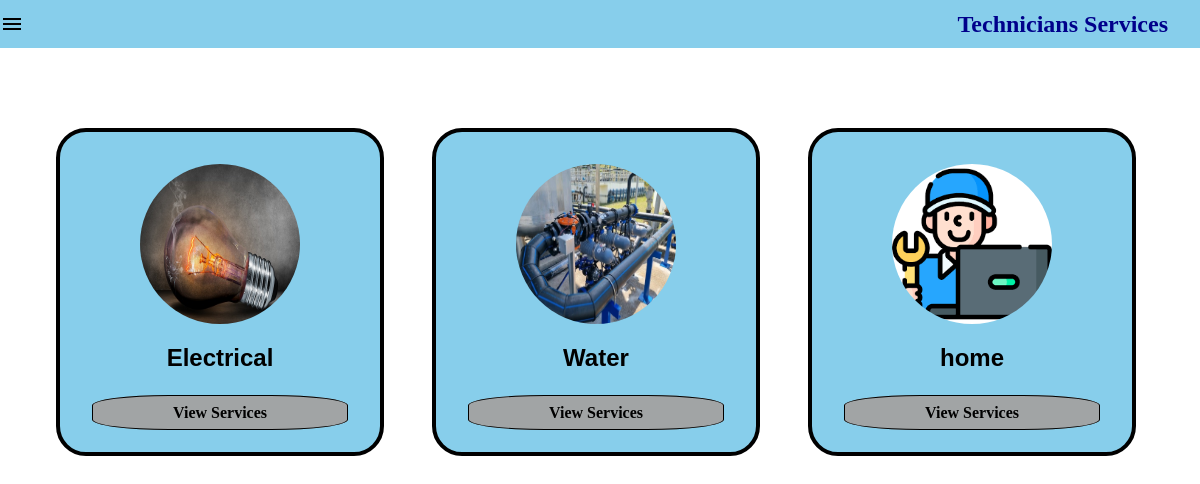
The app's page /ets/c_service/category/view/ (signed in) with its own data.
### ETS_app/models.py (models this page shows, shortened)
class serviceCategory(models.Model):
    name = models.CharField(max_length=100)
    image = models.ImageField(default=None, blank=True)

### ETS_app/views.py (the view)
# urls.py: path('c_service/category/view/', C_service_category_view, name="service_category_view"),
@permission_required('ETS_app.view_servicecategory', login_url='c_login')
def C_service_category_view(request):
    category = serviceCategory.objects.all()
    return render(request, 'C_service_category.html', {'category':category})

### utils/context_processor.py (called while the page is built)
def customer(request):
    try:
        c_user = Customer.objects.get(email=request.user.email)
        return {'c_user':c_user}
    except Exception:
        return {'c_user':None}

def technician(request):
    try:
        t_user = Technician.objects.get(email=request.user.email)
        return {'t_user':t_user}
    except Exception:
        return {'t_user':None}

def main(request):
    try:
        m_user = Main.objects.get(email=request.user.email)
        return {'m_user':m_user}
    except Exception:
        return {'m_user':None}

### ETS_app/templates/C_service_category.html (shortened to what this page needs)
{% extends "C_base.html" %}
{% block body %}
{% load static %}
<link rel="stylesheet" href="{% static 'css/C_service.css' %}" />
<div class="main-container">
    {% if category %}
    <div class="service-category-card-list-box">
        <div class="service-category-card-list">
            {% for i in category %}
            <div class="service-category-card">
                {% if i.image %}
                <img src="{{ i.image.url }}" alt="" />
                {% endif %}
                <h2>{{ i.name }}</h2>
                <a href="/ets/c_service/category/{{i.name}}">View Services</a>
            </div>
            {% endfor %}
        </div>
    </div>
    {% else %}
            <center>
                <h1 style="color:black;">Nothing Categories!</h1>
            </center>
            {% endif %}
</div>
{% endblock %}

### static/css/C_N.css (style rules this page uses)
* { margin:0; padding:0; }
.main-container { grid-area: main; overflow-y: auto; }

### static/css/C_service.css (style rules this page uses)
.service-category-card-list-box { margin:0; padding:5rem 0 5rem 0; box-sizing:border-box; }
.service-category-card-list { display:flex; flex-wrap:wrap; max-width:91.5rem; margin:0 auto; height:auto; gap:3rem; }
.service-category-card { width:20rem; height:20rem; background-color:skyblue; border:0.3rem solid black; border-radius:30px; text-align:center; }
.service-category-card > img { margin:2rem 0 1rem 0; width:10rem; border-radius:100%; height:10rem; }
.service-category-card > h2 { font-weight:bold; font-family:sans-serif; margin-bottom:2rem; }
.service-category-card > a { text-decoration:none; cursor:pointer; padding:0.5rem 5rem; background-color:rgb(161, 164, 165); color:black; font-weight:bold; border:1px solid black; border-radius:30%; }
@media screen and (max-width: 1612px) { .service-category-card-list { max-width:68rem; } }

### records on screen
serviceCategory: image (picture), name "Electrical"
serviceCategory: image (picture), name "Water"
serviceCategory: image (picture), name "home"
